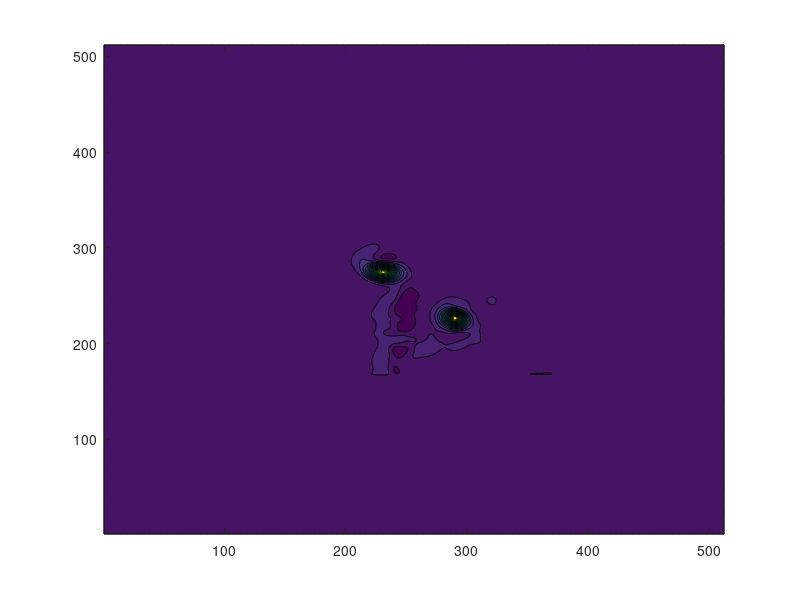
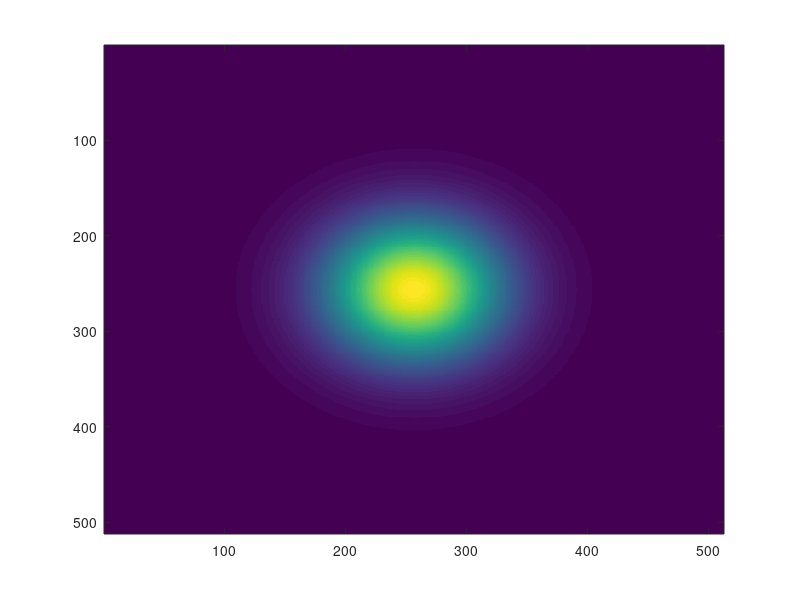
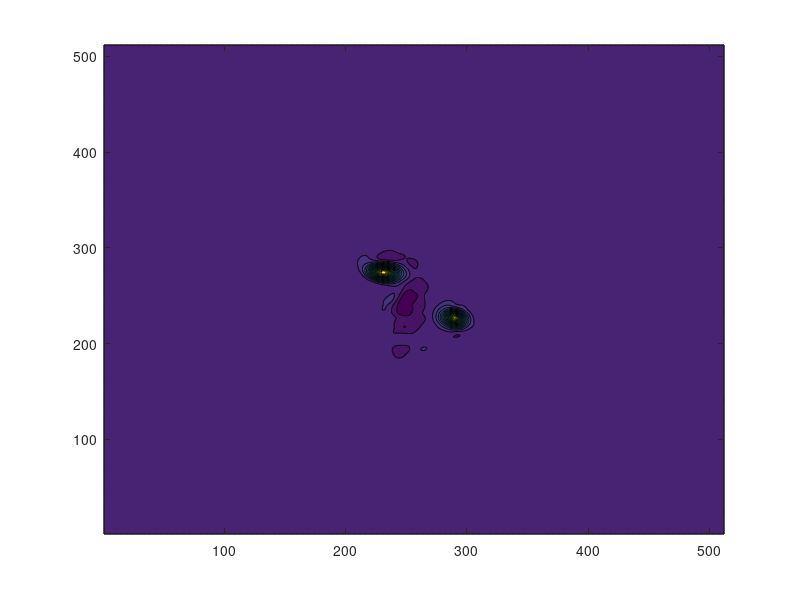

Write MATLAB code to recreate these figures, in order. (Note: this script raises an error after producing the figures.)
load('vorticity_18deg.mat')

x = x - min(min(x)) + 0.5 + 5;
y = y - min(min(y)) + 1.5 + 5;

xq = linspace(0, 20, 512)
yq = linspace(0, 20, 512)

[Xq, Yq] = meshgrid(xq,yq);

Vq = interp2(x,y,omega,Xq,Yq,'spline', 0);

figure(1)
contourf(Vq,21)

wc=window(@gausswin,512,5);
wr=window(@gausswin,512,5);
[maskr,maskc]=meshgrid(wr,wc);
w=maskr.*maskc;
figure(2)
imagesc(w)

figure(3)
contourf(w.*Vq,21)

Vq = w .* Vq;
output_matrix(Vq,512,xq-10,yq-10,'omega.bin')
